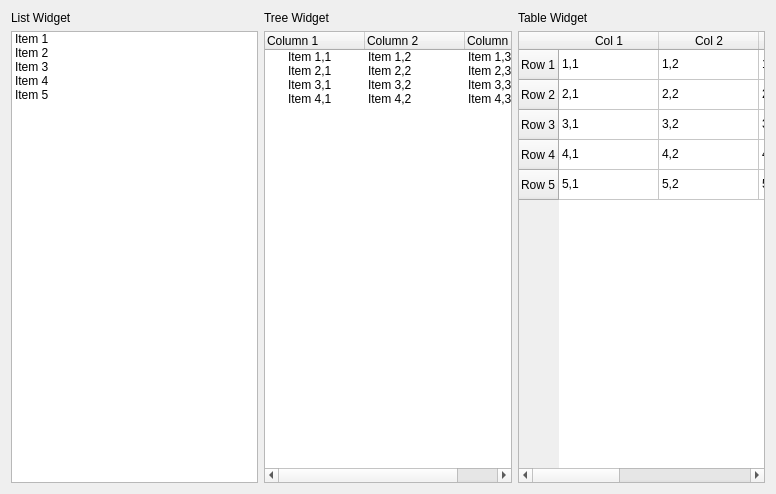
<?xml version="1.0" encoding="UTF-8"?>
<ui version="4.0">
 <class>FormItemWidgets</class>
 <widget class="QWidget" name="FormItemWidgets">
  <property name="geometry">
   <rect>
    <x>0</x>
    <y>0</y>
    <width>776</width>
    <height>494</height>
   </rect>
  </property>
  <property name="windowTitle">
   <string>Form</string>
  </property>
  <layout class="QGridLayout" name="gridLayout_2">
   <item row="0" column="0">
    <widget class="QLabel" name="label">
     <property name="text">
      <string>List Widget</string>
     </property>
    </widget>
   </item>
   <item row="0" column="1" rowspan="2">
    <layout class="QGridLayout" name="gridLayout">
     <item row="0" column="0">
      <widget class="QLabel" name="label_2">
       <property name="text">
        <string>Tree Widget</string>
       </property>
      </widget>
     </item>
     <item row="1" column="0">
      <widget class="QTreeWidget" name="treeWidget">
       <column>
        <property name="text">
         <string>Column 1</string>
        </property>
       </column>
       <column>
        <property name="text">
         <string>Column 2</string>
        </property>
       </column>
       <column>
        <property name="text">
         <string>Column 3</string>
        </property>
       </column>
       <item>
        <property name="text">
         <string>Item 1,1</string>
        </property>
        <property name="text">
         <string>Item 1,2</string>
        </property>
        <property name="text">
         <string>Item 1,3</string>
        </property>
       </item>
       <item>
        <property name="text">
         <string>Item 2,1</string>
        </property>
        <property name="text">
         <string>Item 2,2</string>
        </property>
        <property name="text">
         <string>Item 2,3</string>
        </property>
       </item>
       <item>
        <property name="text">
         <string>Item 3,1</string>
        </property>
        <property name="text">
         <string>Item 3,2</string>
        </property>
        <property name="text">
         <string>Item 3,3</string>
        </property>
       </item>
       <item>
        <property name="text">
         <string>Item 4,1</string>
        </property>
        <property name="text">
         <string>Item 4,2</string>
        </property>
        <property name="text">
         <string>Item 4,3</string>
        </property>
       </item>
      </widget>
     </item>
    </layout>
   </item>
   <item row="0" column="2">
    <widget class="QLabel" name="label_3">
     <property name="text">
      <string>Table Widget</string>
     </property>
    </widget>
   </item>
   <item row="1" column="0">
    <widget class="QListWidget" name="listWidget">
     <property name="viewMode">
      <enum>QListView::ListMode</enum>
     </property>
     <item>
      <property name="text">
       <string>Item 1</string>
      </property>
     </item>
     <item>
      <property name="text">
       <string>Item 2</string>
      </property>
     </item>
     <item>
      <property name="text">
       <string>Item 3</string>
      </property>
     </item>
     <item>
      <property name="text">
       <string>Item 4</string>
      </property>
     </item>
     <item>
      <property name="text">
       <string>Item 5</string>
      </property>
     </item>
    </widget>
   </item>
   <item row="1" column="2">
    <widget class="QTableWidget" name="tableWidget">
     <row>
      <property name="text">
       <string>Row 1</string>
      </property>
     </row>
     <row>
      <property name="text">
       <string>Row 2</string>
      </property>
     </row>
     <row>
      <property name="text">
       <string>Row 3</string>
      </property>
     </row>
     <row>
      <property name="text">
       <string>Row 4</string>
      </property>
     </row>
     <row>
      <property name="text">
       <string>Row 5</string>
      </property>
     </row>
     <column>
      <property name="text">
       <string>Col 1</string>
      </property>
     </column>
     <column>
      <property name="text">
       <string>Col 2</string>
      </property>
     </column>
     <column>
      <property name="text">
       <string>Col 3</string>
      </property>
     </column>
     <column>
      <property name="text">
       <string>Col 4</string>
      </property>
     </column>
     <column>
      <property name="text">
       <string>Col 5</string>
      </property>
     </column>
     <item row="0" column="0">
      <property name="text">
       <string>1,1</string>
      </property>
     </item>
     <item row="0" column="1">
      <property name="text">
       <string>1,2</string>
      </property>
     </item>
     <item row="0" column="2">
      <property name="text">
       <string>1,3</string>
      </property>
     </item>
     <item row="0" column="3">
      <property name="text">
       <string>1,4</string>
      </property>
     </item>
     <item row="0" column="4">
      <property name="text">
       <string>1,5</string>
      </property>
     </item>
     <item row="1" column="0">
      <property name="text">
       <string>2,1</string>
      </property>
     </item>
     <item row="1" column="1">
      <property name="text">
       <string>2,2</string>
      </property>
     </item>
     <item row="1" column="2">
      <property name="text">
       <string>2,3</string>
      </property>
     </item>
     <item row="1" column="3">
      <property name="text">
       <string>2,4</string>
      </property>
     </item>
     <item row="1" column="4">
      <property name="text">
       <string>2,5</string>
      </property>
     </item>
     <item row="2" column="0">
      <property name="text">
       <string>3,1</string>
      </property>
     </item>
     <item row="2" column="1">
      <property name="text">
       <string>3,2</string>
      </property>
     </item>
     <item row="2" column="2">
      <property name="text">
       <string>3,3</string>
      </property>
     </item>
     <item row="2" column="3">
      <property name="text">
       <string>3,4</string>
      </property>
     </item>
     <item row="2" column="4">
      <property name="text">
       <string>3.5</string>
      </property>
     </item>
     <item row="3" column="0">
      <property name="text">
       <string>4,1</string>
      </property>
     </item>
     <item row="3" column="1">
      <property name="text">
       <string>4,2</string>
      </property>
     </item>
     <item row="3" column="2">
      <property name="text">
       <string>4,3</string>
      </property>
     </item>
     <item row="3" column="3">
      <property name="text">
       <string>4,4</string>
      </property>
     </item>
     <item row="3" column="4">
      <property name="text">
       <string>4,5</string>
      </property>
     </item>
     <item row="4" column="0">
      <property name="text">
       <string>5,1</string>
      </property>
     </item>
     <item row="4" column="1">
      <property name="text">
       <string>5,2</string>
      </property>
     </item>
     <item row="4" column="2">
      <property name="text">
       <string>5,3</string>
      </property>
     </item>
     <item row="4" column="3">
      <property name="text">
       <string>5,4</string>
      </property>
     </item>
     <item row="4" column="4">
      <property name="text">
       <string>5,5</string>
      </property>
     </item>
    </widget>
   </item>
  </layout>
 </widget>
 <resources/>
 <connections/>
</ui>
